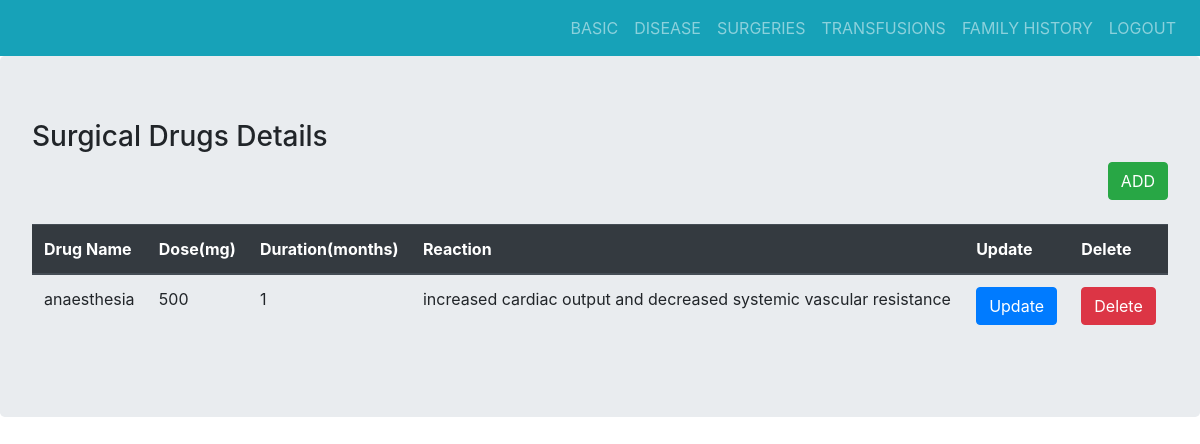
/patient/surgerydrugs/2408256975/2, run on the app's committed database.
### tables this page shows
CREATE TABLE drugs
            (sd_id integer primary key autoincrement,s_id number,p_id number,name text,dose number,duration number,reaction text,constraint fk5 foreign key(s_id) references surgeries(s_id) on delete cascade,constraint fk6 foreign key(p_id) references patient(p_id) on delete cascade);

### app1.py (the view)
@app.route('/patient/surgerydrugs/<pid>/<sid>')
def patientdrugs(pid,sid):
    con=sql.connect('database.db')
    cur=con.cursor()
    p_id=pid
    s_id=sid
    res=cur.execute("select * from drugs where s_id=(?)",(s_id)).fetchall()
    return render_template('surgerydrugs.html',res=res,p_id=p_id,s_id=s_id)

### templates/surgerydrugs.html (shortened to what this page needs)
<!DOCTYPE html>
    <head>
        <link rel="stylesheet" href="https://stackpath.bootstrapcdn.com/bootstrap/4.3.1/css/bootstrap.min.css">
    </head>
    <body>
        <nav class="navbar navbar-expand-sm bg-info navbar-dark justify-content-end">
                <ul class="navbar-nav">
                    <li class="nav-item">
                    <a class="nav-link" href="{{ url_for('patientbasic',pid=p_id) }}">BASIC</a>
                    </li>
                    <li class="nav-item">
                    <a class="nav-link" href="{{ url_for('patientdiseases',pid=p_id) }}">DISEASE</a>
                    </li>
                    <li class="nav-item">
                    <a class="nav-link" href="{{ url_for('patientsurgeries',pid=p_id) }}">SURGERIES</a>
                    </li>
                    <li class="nav-item">
                    <a class="nav-link" href="{{ url_for('patienttransfusions',pid=p_id) }}">TRANSFUSIONS</a>
                    </li>
                    <li class="nav-item">
                    <a class="nav-link" href="{{ url_for('patientfamilyhistory',pid=p_id) }}">FAMILY HISTORY</a>
                    </li>
                    <li class="nav-item">
                    <a class="nav-link" href="/">LOGOUT</a>
                    </li>
            </ul>
        </nav>
        <div class="jumbotron">
            <h3>Surgical Drugs Details</h3>
            <div class="d-flex justify-content-end"><a href="{{ url_for('adddrugs',pid=p_id,sid=s_id)}}" class="btn btn-success">ADD</a></div><br/>
            <table class="table">
                    <thead class="thead-dark">
                      <tr>
                        <th>Drug Name</th>
                        <th>Dose(mg)</th>
                        <th>Duration(months)</th>
                        <th>Reaction</th>
                        <th>Update</th>
                        <th>Delete</th>
                      </tr>
                    </thead>
                    <tbody>
                        {% for row in res %}
                      <tr>
                        <td>{{ row[3] }}</td>
                        <td>{{ row[4] }}</td>
                        <td>{{ row[5] }}</td>
                        <td>{{ row[6] }}</td>
                        <td><a href="{{ url_for('updatedrugs',pid=p_id,sid=s_id,sdid=row[0]) }}" class="btn btn-primary">Update</a></td>
                        <td><a href="{{ url_for('deletedrugs',pid=p_id,sid=s_id,sdid=row[0]) }}" class="btn btn-danger">Delete</a></td>
                      </tr>
                      {% endfor %}
                    </tbody>
                  </table>
        </div>
    </body>
</html>

### data on the page
drugs: name "anaesthesia", dose "500", duration "1", reaction "increased cardiac output and decreased systemic vascular resistance"
